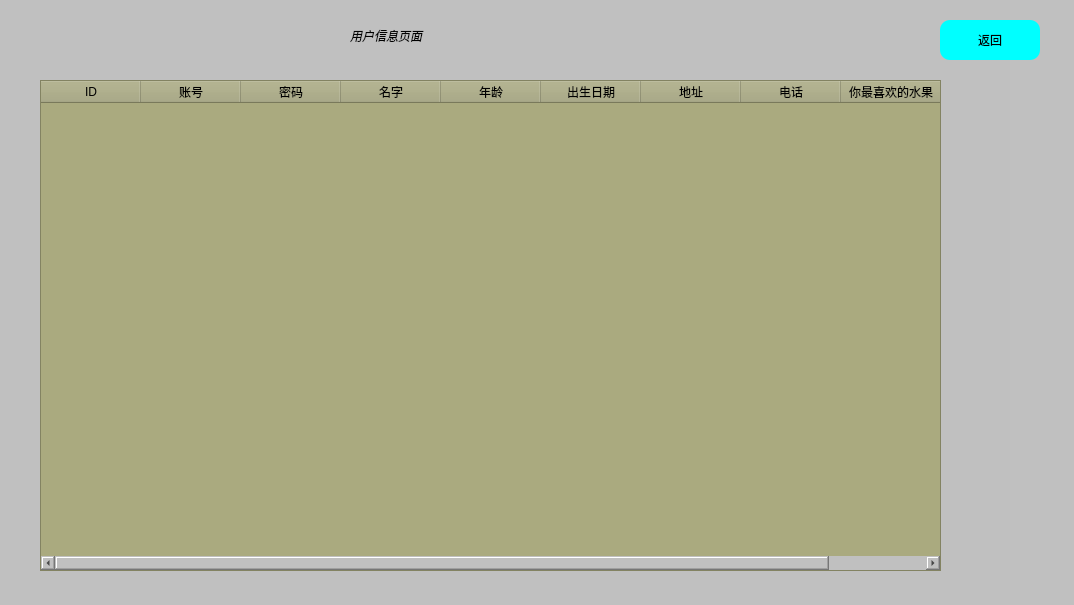
<?xml version="1.0" encoding="UTF-8"?>
<ui version="4.0">
 <class>accountInfo</class>
 <widget class="QDialog" name="accountInfo">
  <property name="geometry">
   <rect>
    <x>0</x>
    <y>0</y>
    <width>1074</width>
    <height>605</height>
   </rect>
  </property>
  <property name="windowTitle">
   <string>Dialog</string>
  </property>
  <property name="styleSheet">
   <string notr="true">background-color: rgb(192, 192, 192);</string>
  </property>
  <widget class="QTableWidget" name="tableWidget">
   <property name="geometry">
    <rect>
     <x>40</x>
     <y>80</y>
     <width>901</width>
     <height>491</height>
    </rect>
   </property>
   <property name="styleSheet">
    <string notr="true">background-color: rgb(170, 170, 127);</string>
   </property>
   <column>
    <property name="text">
     <string>ID</string>
    </property>
   </column>
   <column>
    <property name="text">
     <string>账号</string>
    </property>
   </column>
   <column>
    <property name="text">
     <string>密码</string>
    </property>
   </column>
   <column>
    <property name="text">
     <string>名字</string>
    </property>
   </column>
   <column>
    <property name="text">
     <string>年龄</string>
    </property>
   </column>
   <column>
    <property name="text">
     <string>出生日期</string>
    </property>
   </column>
   <column>
    <property name="text">
     <string>地址</string>
    </property>
   </column>
   <column>
    <property name="text">
     <string>电话</string>
    </property>
   </column>
   <column>
    <property name="text">
     <string>你最喜欢的水果</string>
    </property>
   </column>
  </widget>
  <widget class="QPushButton" name="btn_return">
   <property name="geometry">
    <rect>
     <x>940</x>
     <y>20</y>
     <width>100</width>
     <height>40</height>
    </rect>
   </property>
   <property name="styleSheet">
    <string notr="true">background:#00FFFF;
	border-style:outset;
	border-radius:10px;</string>
   </property>
   <property name="text">
    <string>返回</string>
   </property>
  </widget>
  <widget class="QLabel" name="label">
   <property name="geometry">
    <rect>
     <x>350</x>
     <y>20</y>
     <width>191</width>
     <height>31</height>
    </rect>
   </property>
   <property name="styleSheet">
    <string notr="true">font: 700 16pt &quot;Microsoft YaHei UI&quot;;
background:rgba(85,170,225,0);
	font-style: italic bold;
	font size:14px;</string>
   </property>
   <property name="text">
    <string>用户信息页面</string>
   </property>
  </widget>
 </widget>
 <resources/>
 <connections/>
</ui>
